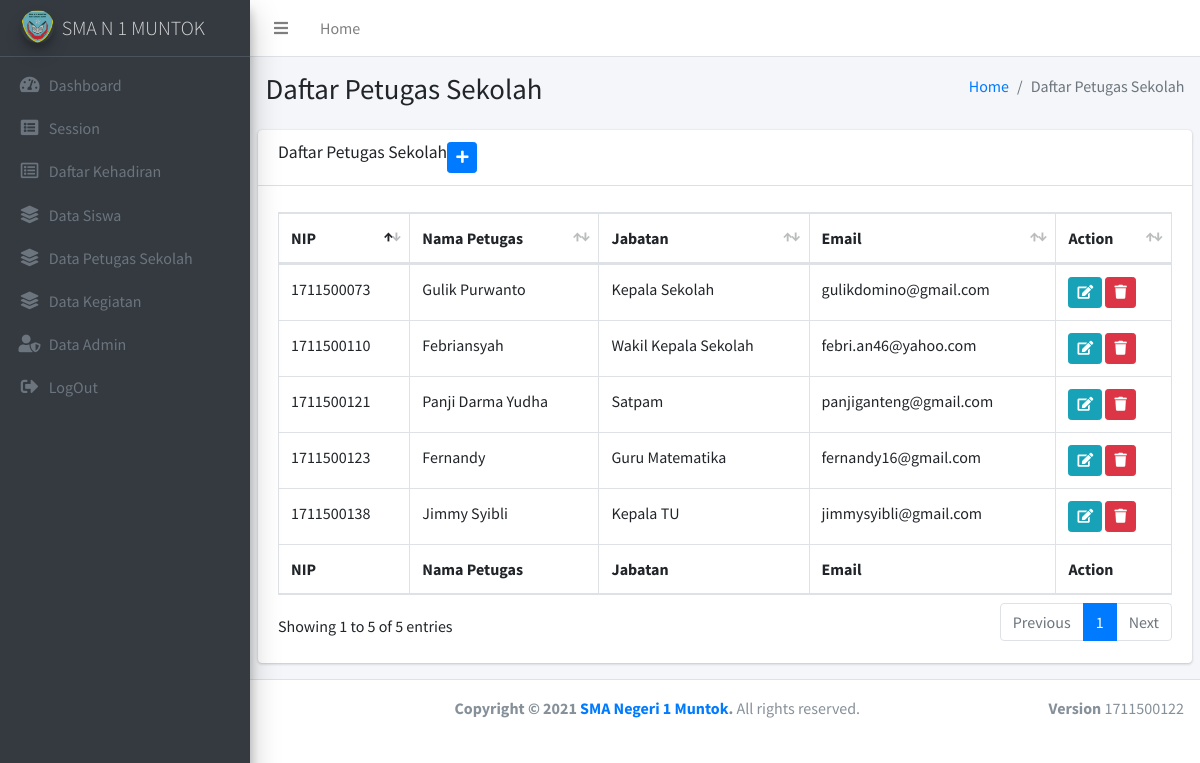
/index.php/guru, run on the app's committed database.
### tables this page shows
CREATE TABLE `guru` (
  `id_guru` int(11) NOT NULL,
  `nip` varchar(50) NOT NULL,
  `nama` varchar(100) NOT NULL,
  `email` varchar(100) NOT NULL,
  `password` varchar(50) NOT NULL,
  `jabatan` varchar(20) NOT NULL
);

### application/controllers/Guru.php (called while the page is built, shortened)
<?php
class Guru extends CI_Controller
{
    public function __construct()
    {
        $this->load->model("guru_model");
    }
    public function index()
    {
        $data["gurus"] = $this->guru_model->getAll();
        $this->load->view("admin/guru/listGuru", $data);
    }
}

### index.php (called while the page is built, shortened)
<?php
require_once BASEPATH.'core/CodeIgniter.php';

### application/models/Guru_model.php (called while the page is built, shortened)
<?php
class Guru_model extends CI_Model
{
    private $_table = "guru";
    public function getAll()
    {
        return $this->db->get($this->_table)->result();
    }
}

### application/views/admin/guru/listGuru.php (the view, shortened to what this page needs)
<!DOCTYPE html>
<html>
<head>
</head>
<body class="hold-transition sidebar-mini layout-fixed">
<div class="wrapper">
  <div class="content-wrapper">
    <section class="content-header">
      <div class="container-fluid">
        <div class="row mb-2">
          <div class="col-sm-6">
            <h1>Daftar Petugas Sekolah</h1>
          </div>
          <div class="col-sm-6">
            <ol class="breadcrumb float-sm-right">
              <li class="breadcrumb-item"><a href="#">Home</a></li>
              <li class="breadcrumb-item active">Daftar Petugas Sekolah</li>
            </ol>
          </div>
        </div>
      </div>
    </section>
    <section class="content">
      <div class="row">
        <div class="col-12">
          <div class="card">
            <div class="card-header">
              <h3 class="card-title">Daftar Petugas Sekolah</h3>
              <a href="<?= site_url('guru/toadd') ?>" class="btn btn-primary btn-sm" title="tambah data guru"><i class="fas fa-plus"></i></a>
            </div>
            <div class="card-body">
              <table id="example2" class="table table-bordered table-hover">
                <thead>
                  <tr>
                    <th>NIP </th>
                    <th>Nama Petugas</th>
                    <th>Jabatan</th>
                    <th>Email</th>
                    <th>Action</th>
                  </tr>
                </thead>
                <tbody>
                  <?php foreach ($gurus as $guru): ?>
                  <tr>
                    <td><?= $guru->nip ?></td>
                    <td><?= $guru->nama ?></td>
                    <td><?= $guru->jabatan ?></td>
                    <td><?= $guru->email ?></td>
                    <td>
                      <a href="<?= site_url('guru/toedit/'.$guru->id_guru) ?>" class="btn btn-info btn-sm" title="edit"><i class="fas fa-edit"></i></a>
                      <a href="<?= site_url('guru/delete/'.$guru->id_guru) ?>" class="btn btn-danger btn-sm" title="delete"><i class="fas fa-trash"></i></a>
                    </td>
                  </tr>
                  <?php endforeach; ?>
                </tbody>
                <tfoot>
                  <tr>
                    <th>NIP </th>
                    <th>Nama Petugas</th>
                    <th>Jabatan</th>
                    <th>Email</th>
                    <th>Action</th>
                  </tr>
                </tfoot>
              </table>
            </div>
          </div>
        </div>
      </div>
    </section>
  </div>
</body>
</html>

### data on the page
guru: nip "1711500123", nama "Fernandy", jabatan "Guru Matematika", email "fernandy16@gmail.com"
guru: nip "1711500110", nama "Febriansyah", jabatan "Wakil Kepala Sekolah", email "febri.an46@yahoo.com"
guru: nip "1711500138", nama "Jimmy Syibli", jabatan "Kepala TU", email "jimmysyibli@gmail.com"
guru: nip "1711500073", nama "Gulik Purwanto", jabatan "Kepala Sekolah", email "gulikdomino@gmail.com"
guru: nip "1711500121", nama "Panji Darma Yudha", jabatan "Satpam", email "panjiganteng@gmail.com"
